Frame 1 (no input): blank canvas, image omitted
Frame 60 (the mouse pressed at the canvas centre just before this capture): blank canvas, image omitted
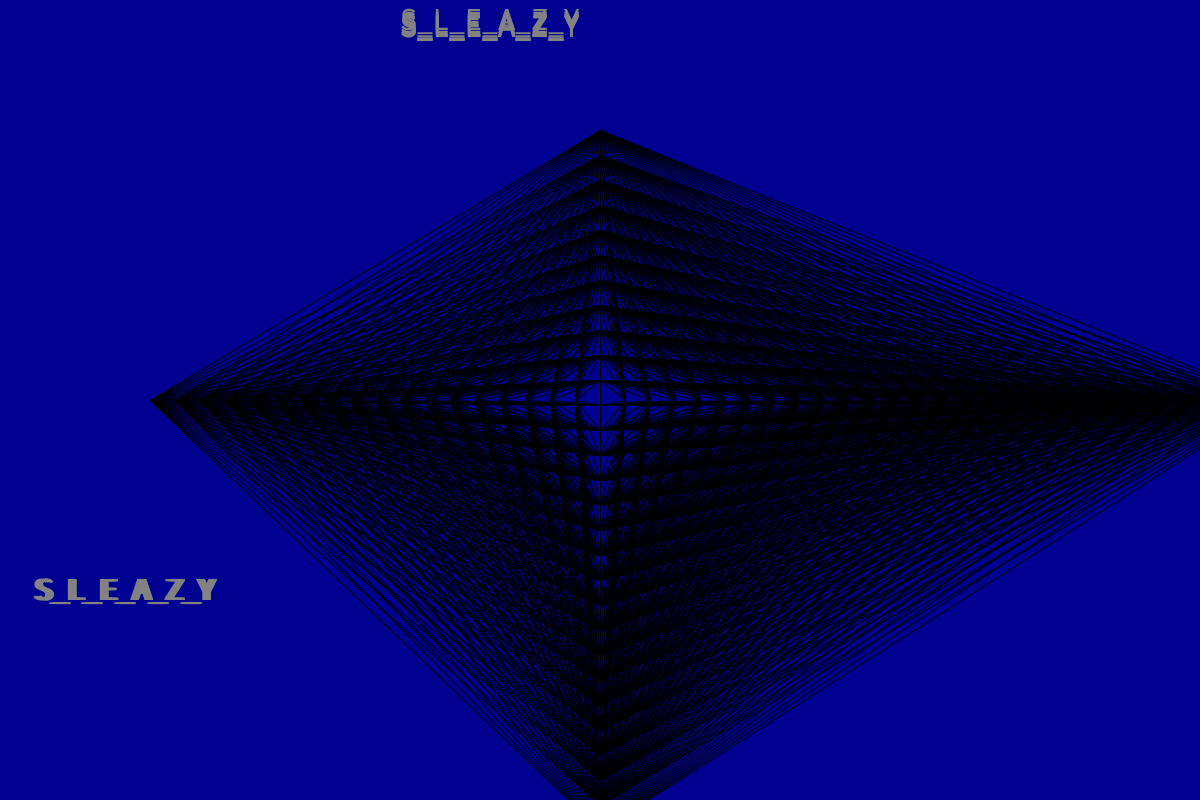
Frame 120 (the mouse held since frame 60 and released just before this capture)

The Processing sketch whose frames 1 and 60 were blank and that drew this single picture after the mouse press (run headless with seeded random() and noise(); from frame 60 on, the mouse is pressed at the canvas centre):

// Processing sketch: processing_116529
// ── processing_116529.pde

int x; 
void setup(){
  size(1200, 800);
 frameRate(20);
}

 
void draw() {
background(mouseY,random(90));
if (x == 0){
textSize(32);
fill(130, mouseX);
text("S_L_E_A_Z_Y", mouseY,30,5);// Default depth, no z-value specified
text("S_L_E_A_Z_Y", 32,mouseX);
text("S_L_E_A_Z_Y", mouseY,33,5);
text("S_L_E_A_Z_Y", 34,mouseX,5);
text("S_L_E_A_Z_Y", mouseY,35,5);
text("S_L_E_A_Z_Y", 36,mouseX,5);
text("S_L_E_A_Z_Y", mouseY,36,5);
text("S_L_E_A_Z_Y", 37,mouseX,5);
text("S_L_E_A_Z_Y", mouseY,37,5);
text("S_L_E_A_Z_Y", 38,mouseX,5);
text("S_L_E_A_Z_Y", mouseY,37,5);
text("S_L_E_A_Z_Y", 38,mouseX,5);
  for (int i=50;i<width;i=i+25) {
    for (int j=50; j<height-25; j=j+25){
      line(i+100,mouseY,mouseX,j+80);
    }}

 }
 }
